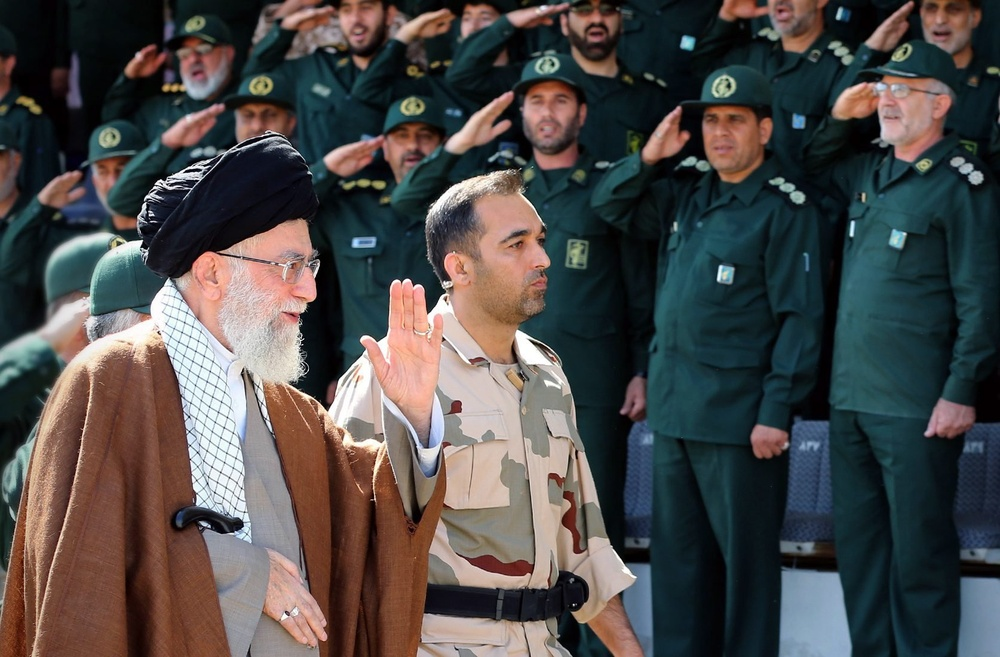
#> input picture Advanced/img.jpg, 1000 x 657 px, shrunk from 1674 x 1100 before the run
$ python Face_detection.py
#> lines starting #> are read from the running program, lines starting #| are printed output that depends on the picture; after the words box and inside, x2 and y2 are one past the last pixel; in counts of white or black regions, pixels touching at a corner belong together
import cv2
img = cv2.imread('img.jpg')
#> img is the input picture: shape (657, 1000, 3); mean B, G, R 72.9, 74, 76.5

face_cascade = cv2.CascadeClassifier('face_detection.xml') # Pre trained model which can be downloaded in XML files
faces = face_cascade.detectMultiScale(img, 1.1, 4)
#> faces = [[693, 99, 61, 61], [379, 110, 69, 69], [517, 78, 64, 64], [230, 224, 104, 104], [472, 188, 133, 133]]
for (x, y, w, h) in faces:  # This is gonna put a rectangle on detected faces
  cv2.rectangle(img, (x, y), (x+w, y+h), (255, 0, 0), 2)
#> this loop made 5 passes
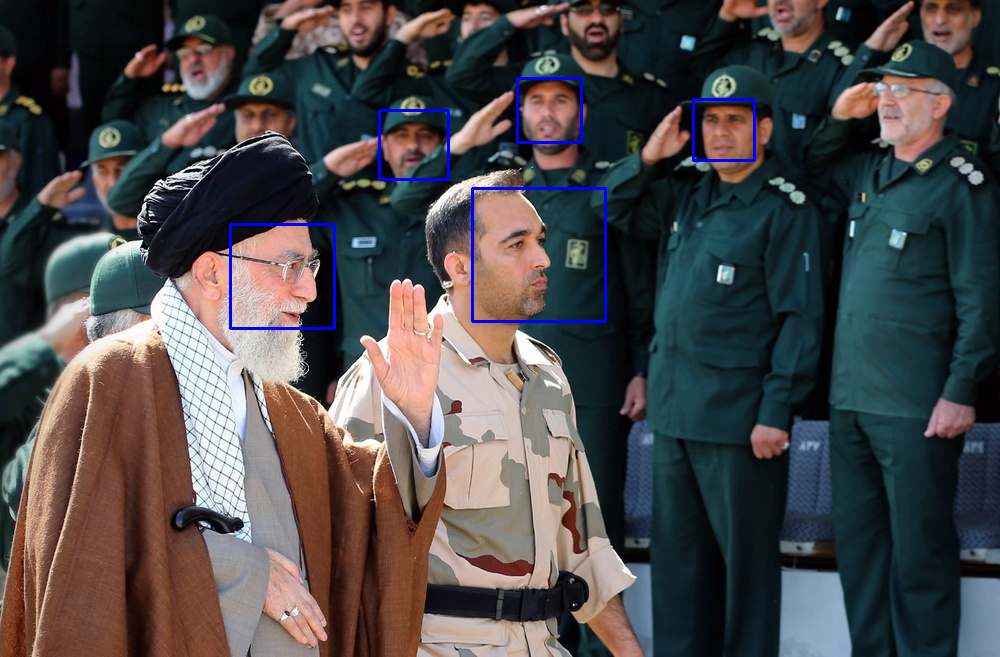
#> img: shape (657, 1000, 3); 0.78% of pixels changed, all inside (x1, y1, x2, y2) = (229, 77, 756, 330)
cv2.imwrite("face_detected.png", img)
print('Successfully saved')
